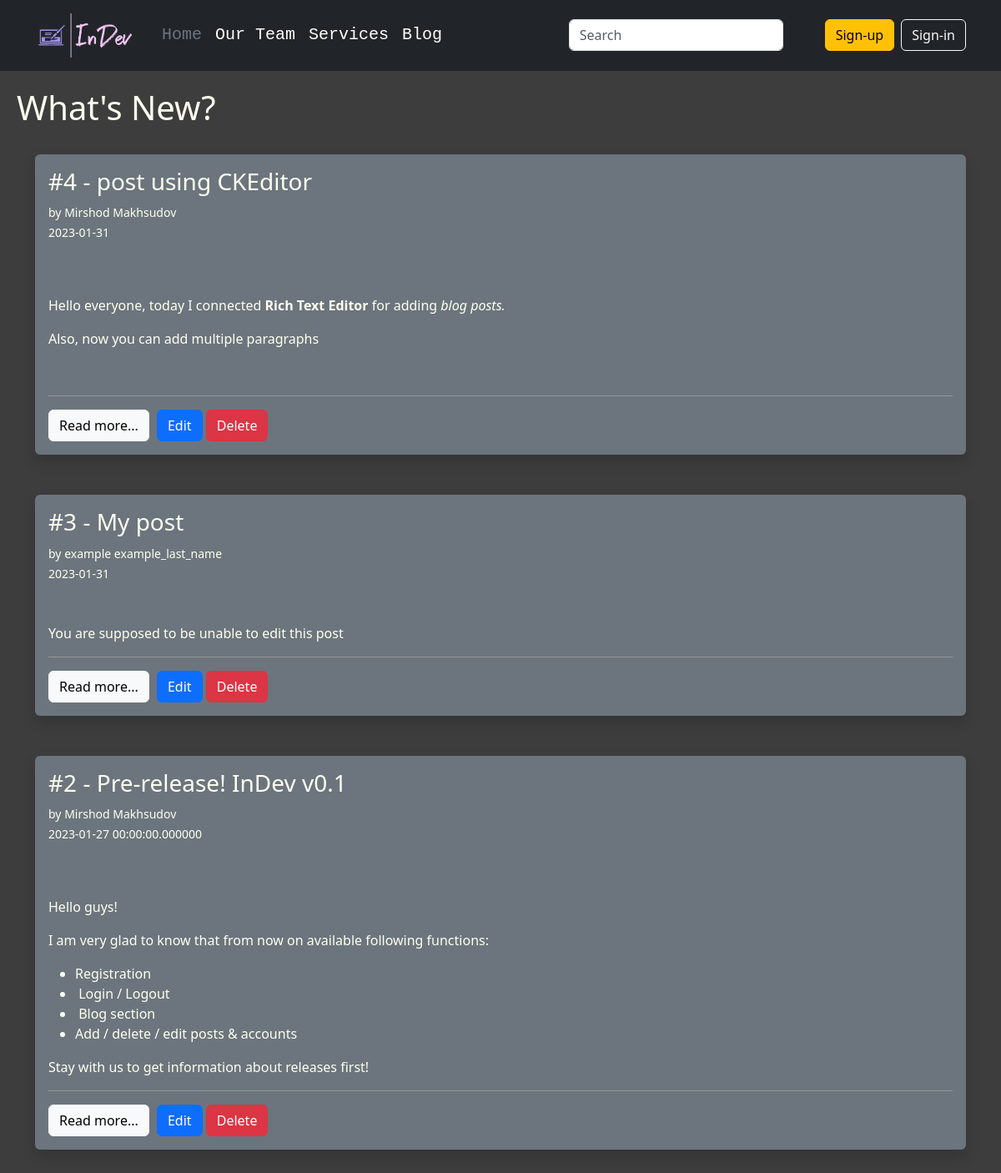
Page /blog on the committed database.
### InDev/models.py (models this page shows, shortened)
class Post(db.Model):
    id = db.Column(db.Integer(), primary_key=True)
    title = db.Column(db.String(255), nullable=False)
    slug = db.Column(db.String())
    content = db.Column(db.Text(), nullable=False)
    date_added = db.Column(db.String(20), default=date.today())
    author_id = db.Column(db.Integer, db.ForeignKey('developer.id'))

class Developer(db.Model, UserMixin):
    id = db.Column(db.Integer(), primary_key=True)
    first_name = db.Column(db.String(length=30), nullable=False)
    last_name = db.Column(db.String(length=30))
    username = db.Column(db.String(), nullable=False, unique=True)
    email_address = db.Column(db.String(), unique=True)
    password_hash = db.Column(db.String(), nullable=False)
    budget = db.Column(db.Integer(), nullable=False, default=0)
    date_added = db.Column(db.String(20), default=date.today())
    posts = db.relationship('Post', backref='author')
    @property
    def password(self):
        return self.password

### InDev/routes.py (the view)
@app.route('/blog')
def blog_page():
    posts = Post.query.order_by(Post.date_added)
    return render_template('blog/blog.html', posts=posts)

### InDev/forms.py
class SearchForm(FlaskForm):
    searched = StringField("Searched", validators=[DataRequired()])
    submit = SubmitField("Submit")

### InDev/routes.py (called while the page is built)
@app.context_processor
def base():
    form = SearchForm()
    return dict(form=form)

### InDev/templates/blog/blog.html (shortened to what this page needs)
{% extends 'base.html' %}
{% block content %}
    <h1 style="margin-top: 20px; margin-left: 20px;">What's New?</h1>
    <br>
    <div class="container" style="display: flex;
    justify-content: center;
    flex-wrap: wrap;
    flex-direction: column-reverse;
    align-items: stretch;
    align-content: stretch;">
        {% for post in posts %}
            <div class="post shadow p-3 mb-5 bg-secondary rounded">
                <h3>#{{ post.id }} - {{ post.title }}</h3>
                <small>by {{ post.author.first_name }} {{ post.author.last_name }}</small><br>
                <small>{{ post.date_added }}</small><br>
                <br><br>
                <p>{{ post.content|safe }}</p>
                <hr>
                <a href="{{ url_for('post_page', post_id=post.id) }}" class="btn btn-light" style="margin-right: 5px;">Read more...</a>
                <a href="{{ url_for('edit_post', post_id=post.id) }}" class="btn btn-primary">Edit</a>
                <a href="{{ url_for('delete_post', post_id=post.id) }}" class="btn btn-danger">Delete</a>
            </div>
        {% endfor %}
    </div>
{% endblock %}

### rows in the picture
Post: id "2", title "Pre-release! InDev v0.1", author.first_name "Mirshod", author.last_name "Makhsudov", date_added "2023-01-27 00:00:00.000000", content "Hello guys! I am very glad to know that from now on available following functions: Registration Login / Logout Blog section Add / delete / edit posts & accounts Stay with us to get information about releases first!"
Post: id "3", title "My post", author.first_name "example", author.last_name "example_last_name", date_added "2023-01-31", content "You are supposed to be unable to edit this post"
Post: id "4", title "post using CKEditor", author.first_name "Mirshod", author.last_name "Makhsudov", date_added "2023-01-31", content "Hello everyone, today I connected Rich Text Editor for adding blog posts. Also, now you can add multiple paragraphs"
